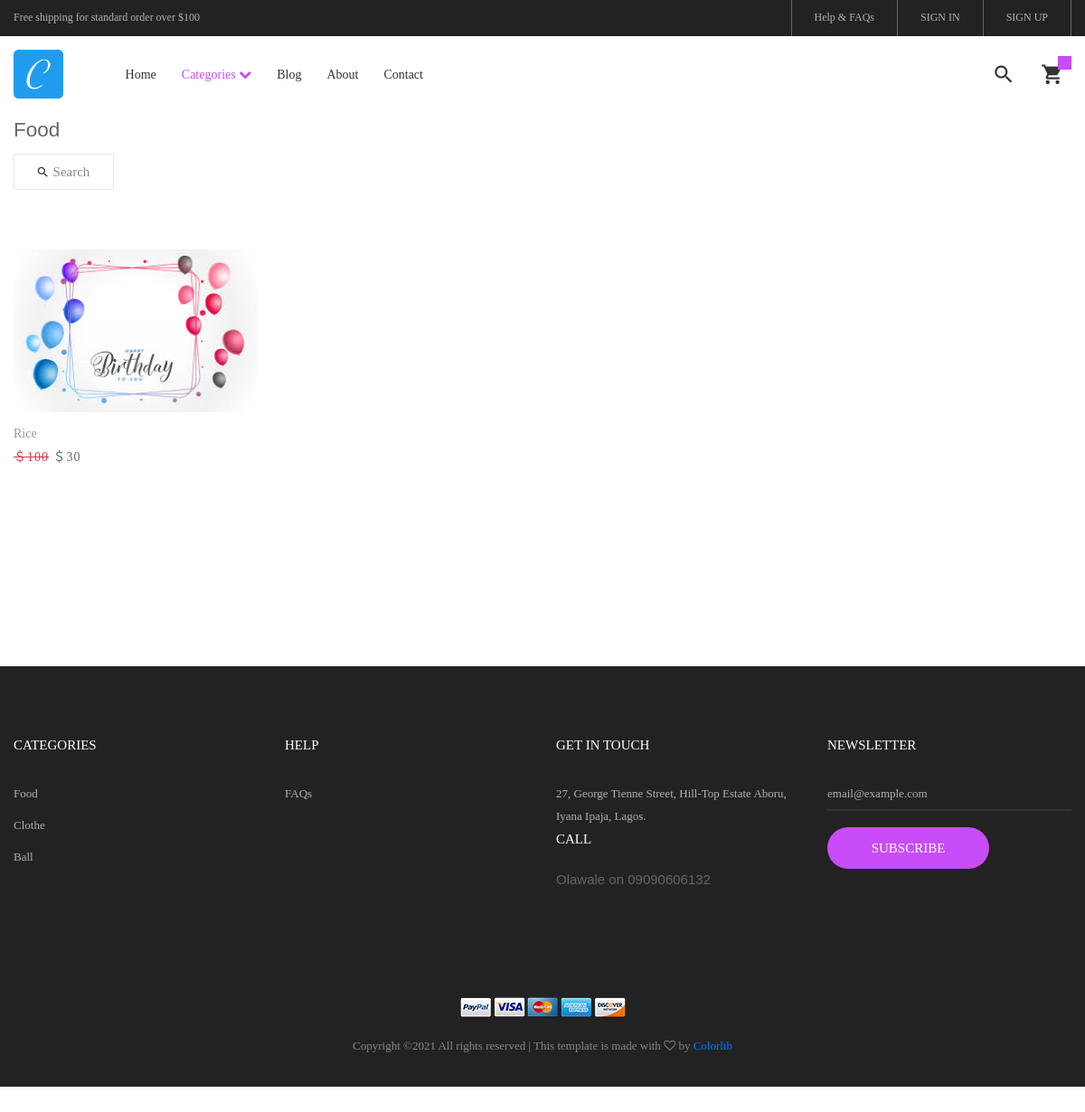
The page /site/categories/Food on the database its author committed.
### web/models.py (models this page shows, shortened)
class SiteDetail(models.Model):
    name = models.CharField(max_length = 100)
    logo = models.ImageField(upload_to = 'site_detail/images')
    favicon = models.ImageField(upload_to = 'site_detail/images')
    apple_icon = models.ImageField(upload_to = 'site_detail/images')
    address = models.TextField()
    site_email = models.EmailField()
    site_biography = models.TextField()
    site_mission = models.TextField()
    site_quote = models.TextField()
    site_quote_by = models.TextField()
    our_story_image = models.ImageField(upload_to = 'site_detail/images', blank = True)
    our_mission_image = models.ImageField(upload_to = 'site_detail/images', blank = True)

class Product(models.Model):
    currencies = (
        ('₦','naira'),
        ('＄','dollars'))
    name = models.CharField(max_length = 100)
    description = models.TextField()
    slug = models.SlugField()
    sale_currency = models.CharField(max_length = 6, choices = currencies)
    unit_price = models.CharField(max_length = 10)
    unit_discount_price = models.CharField(max_length = 10)
    quantity_available = models.CharField(max_length = 10)
    product_category = models.ManyToManyField(Categorie)
    upload_timestamp = models.DateTimeField(auto_now_add = True)
    objects = ProductManager()

class ProductPhoto(models.Model):
    product = models.ForeignKey(Product, on_delete = models.CASCADE)
    image = models.ImageField(upload_to = 'products/images')

class Categorie(models.Model):
    name = models.CharField(max_length = 40)
    image = models.ImageField(upload_to = 'category/images')
    slug = models.SlugField()
    class Meta:
        verbose_name_plural = "Categories"

class PhoneNumber(models.Model):
    name = models.CharField(max_length = 70)
    phone_number = models.CharField(max_length = 14)
    site = models.ForeignKey(SiteDetail, on_delete = models.CASCADE)

### web/views.py (the view)
# urls.py: path('categories/<str:category>', views.CategoryView.as_view(), name = 'product_categories'),
class CategoryView(View):
    def _fetch_category_product(self, category):
        get_category = Categorie.objects.get(name = category)
        get_products = Product.objects.filter(product_category = get_category)
        return get_products
    def get(self, request, **kwargs):
        fetch_category = kwargs['category']
        template = 'web/category.html'
        context = {}
        try:
            order = Order.objects.filter(user=request.user, ordered=False)
            if order.exists():
                context['cart'] = order[0]
            else:
                context['cart'] = order
        except:
            pass
        product_list = self._fetch_category_product(category = fetch_category)
        context['active_category'] = True
        context['current_category'] = fetch_category
        context['products'] = auto_paginate(request= request,queryset= product_list, paginate_by = 3)
        context['site_details'] = SiteDetail.objects.get()
        context['subscribeform'] = SubscribeForm()
        context['categories'] = Categorie.objects.all()
        return render(request, template, context)

### web/forms.py
class SubscribeForm(ModelForm):
	class Meta:
		model = Subscriber
		fields = '__all__'
		widgets = {
		'email': forms.EmailInput(attrs = {
			'class':'input1 bg-none plh1 stext-107 cl7',
			'placeholder':'email@example.com'
			})
		}

### web/models.py (called while the page is built)
    def get_queryset(self):
        return ProductQuerySet(self.model, using=self._db)

### web/views.py (called while the page is built)
def auto_paginate(queryset, request, get_arg = 'page',paginate_by = 10):
    page = request.GET.get(get_arg, 1)
    paginator = Paginator(queryset, paginate_by)
    try:
        return paginator.page(page)
    except PageNotAnInteger:
        return paginator.page(1)
    except EmptyPage:
        return paginator.page(paginator.num_pages)

### web/templates/web/category.html (shortened to what this page needs)
{% extends 'web/base.html' %}
{% load static %}
{% block container %}
<br><br><br>
	<div class="bg0 m-t-23 p-b-140">
		<div class="container">
			<div><h4>{{ current_category }}</h4></div>
			<div class="flex-w flex-sb-m p-b-52">
				<div class="flex-w flex-c-m m-tb-10">
					<div class="flex-c-m stext-106 cl6 size-105 bor4 pointer hov-btn3 trans-04 m-tb-4 js-show-search">
						<i class="icon-search cl2 m-r-6 fs-15 trans-04 zmdi zmdi-search"></i>
						Search
					</div>
				</div>
			</div>
			<div class="row isotope-grid">
				{% if products %}
				{% for product in products %}
				<div class="col-sm-6 col-md-4 col-lg-3 p-b-35 isotope-item {% for category in product.product_category.all %}{{ category.name }}{% endfor %}">
					<div class="block2">
						<div class="block2-pic hov-img0">
							<img src="/assets/{{ product.productphoto_set.all.0.image }}" alt="IMG-PRODUCT">
						</div>
						<div class="block2-txt flex-w flex-t p-t-14">
							<div class="block2-txt-child1 flex-col-l ">
								<a href="{% url 'web:product_detail' slug=product.slug %}" class="stext-104 cl4 hov-cl1 trans-04 js-name-b2 p-b-6">
									{{ product.name }}
								</a>
								<span class="stext-105 cl3">
									<del class="text-danger">{{product.sale_currency }}{{ product.unit_price }}</del> {{ product.sale_currency }}{{ product.unit_discount_price }}
								</span>
							</div>
						</div>
					</div>
				</div>
				{% endfor %}
				{% endif %}
			</div></div>
				<div class="flex-c-m flex-w w-full p-t-45">
			</div>
		</div>
{% endblock %}

### web/templates/web/base.html (shortened to what this page needs)
{% load static %}
<!DOCTYPE html>
<html lang="en">
<head>
	<link rel="stylesheet" type="text/css" href="{% static 'web/vendor/bootstrap/css/bootstrap.min.css' %}">
	<link rel="stylesheet" type="text/css" href="{% static 'web/fonts/font-awesome-4.7.0/css/font-awesome.min.css' %}">
	<link rel="stylesheet" type="text/css" href="{% static 'web/fonts/iconic/css/material-design-iconic-font.min.css' %}">
	<link rel="stylesheet" type="text/css" href="{% static 'web/fonts/linearicons-v1.0.0/icon-font.min.css' %}">
	<link rel="stylesheet" type="text/css" href="{% static 'web/vendor/animate/animate.css' %}">
	<link rel="stylesheet" type="text/css" href="{% static 'web/vendor/css-hamburgers/hamburgers.min.css' %}">
	<link rel="stylesheet" type="text/css" href="{% static 'web/vendor/animsition/css/animsition.min.css' %}">
	<link rel="stylesheet" type="text/css" href="{% static 'web/vendor/select2/select2.min.css' %}">
	<link rel="stylesheet" type="text/css" href="{% static 'web/vendor/daterangepicker/daterangepicker.css' %}">
	<link rel="stylesheet" type="text/css" href="{% static 'web/vendor/slick/slick.css' %}">
	<link rel="stylesheet" type="text/css" href="{% static 'web/vendor/MagnificPopup/magnific-popup.css' %}">
	<link rel="stylesheet" type="text/css" href="{% static 'web/vendor/perfect-scrollbar/perfect-scrollbar.css' %}">
	<link rel="stylesheet" type="text/css" href="{% static 'web/css/util.css' %}">
	<link rel="stylesheet" type="text/css" href="{% static 'web/css/main.css' %}">
</head>
<body class="animsition">
	<header>
		<div class="container-menu-desktop">
			<div class="top-bar">
				<div class="content-topbar flex-sb-m h-full container">
					<div class="left-top-bar">
						Free shipping for standard order over $100
					</div>
					<div class="right-top-bar flex-w h-full">
						<a href="{% url 'web:qa' %}" class="flex-c-m trans-04 p-lr-25">
							Help & FAQs
						</a>
						{% if user.is_authenticated %}
						<a href="{% url 'users:profile' user.id %}" class="flex-c-m trans-04 p-lr-25">
							My Account
						</a>
						<a href="{% url 'users:logout' %}" class="flex-c-m trans-04 p-lr-25">
							LOGOUT
						</a>
                    	{% else %}
                    	<a href="{% url 'users:login' %}" class="flex-c-m trans-04 p-lr-25">
							SIGN IN
						</a>
						<a href="{% url 'users:signup' %}" class="flex-c-m trans-04 p-lr-25">
							SIGN UP
						</a>
                    	{% endif %}
					</div>
				</div>
			</div>
			<div class="wrap-menu-desktop">
				<nav class="limiter-menu-desktop container">
					<a href="{% url 'web:web_index' %}" class="logo">
						<img src="/assets/{{ site_details.logo }}" alt="IMG-LOGO">
					</a>
					<div class="menu-desktop">
						<ul class="main-menu">
							<li class="{% if active_home %}active-menu{% endif %}">
								<a href="{% url 'web:web_index' %}">Home</a>
							</li>
							<li class="{% if active_category %}active-menu{% endif %}">
								<a href="#">Categories <i class="fa fa-chevron-down"></i></a>
							</li>
							<li class="{% if active_blog %}active-menu{% endif %}">
								<a href="{% url 'blog:blog_index' %}">Blog</a>
							</li>
							<li class="{% if active_about %}active-menu{% endif %}">
								<a href="{% url 'web:about' %}">About</a>
							</li>
							<li class="{% if active_contact %}active-menu{% endif %}">
								<a href="{% url 'web:contact' %}">Contact</a>
							</li>
						</ul>
					</div>
					<div class="wrap-icon-header flex-w flex-r-m">
						<div class="icon-header-item cl2 hov-cl1 trans-04 p-l-22 p-r-11 js-show-modal-search">
							<i class="zmdi zmdi-search"></i>
						</div>
						<div class="icon-header-item cl2 hov-cl1 trans-04 p-l-22 p-r-11 icon-header-noti js-show-cart" data-notify="{{ cart.orderitems.count }}">
							<i class="zmdi zmdi-shopping-cart"></i>
						</div>
					</div>
				</nav>
			</div>
		</div>
	</header>
	<div class="container">
            <div class="row">
                <div class="col"></div>
                <div class="col-md-6 col-sm-12">
                </div>
                <div class="col"></div>
            </div>
        </div>
{% block container %}<br><br><br><br><br><br><br><br><br>{% endblock %}
	<footer class="bg3 p-t-75 p-b-32">
		<div class="container">
			<div class="row">
				<div class="col-sm-6 col-lg-3 p-b-50">
					<h4 class="stext-301 cl0 p-b-30">
						Categories
					</h4>
					<ul>
						{% if categories %}
						{% for category in categories %}
						<li class="p-b-10">
							<a href="{% url 'web:product_categories' category=category.name %}" class="stext-107 cl7 hov-cl1 trans-04">
								{{ category.name }}
							</a>
						</li>
						{% endfor %}
						{% endif %}
					</ul>
				</div>
				<div class="col-sm-6 col-lg-3 p-b-50">
					<h4 class="stext-301 cl0 p-b-30">
						Help
					</h4>
					<ul>
						<li class="p-b-10">
							<a href="{% url 'web:qa' %}" class="stext-107 cl7 hov-cl1 trans-04">
								FAQs
							</a>
						</li>
					</ul>
				</div>
				<div class="col-sm-6 col-lg-3 p-b-50">
					<h4 class="stext-301 cl0 p-b-30">
						GET IN TOUCH
					</h4>
					<p class="stext-107 cl7 size-201">
						{{ site_details.address }}
					</p>
					<p class="stext-107 cl7 size-201">
						<h4 class="stext-301 cl0">Call</h4><br>
						{% if site_details.phonenumber_set.all %}
						<ul>
						{% for number in site_details.phonenumber_set.all %}
						<li>{{ number.name }} on {{ number.phone_number }}</li>
						{% endfor %}
						</ul>
						{% endif %}
					</p>
					<div class="p-t-27">
					</div>
				</div>
				<div class="col-sm-6 col-lg-3 p-b-50">
					<h4 class="stext-301 cl0 p-b-30">
						Newsletter
					</h4>
					<form method="POST" action="{% url 'web:subscribe' %}">
						<div class="wrap-input1 w-full p-b-4">
							{%if subscribeform %}
							{{ subscribeform.email }}
							{% endif %}
						</div>
						<div class="p-t-18">
							<button class="flex-c-m stext-101 cl0 size-103 bg1 bor1 hov-btn2 p-lr-15 trans-04" type="submit">
								Subscribe
							</button>
						</div>
					</form>
				</div>
			</div>
			<div class="p-t-40">
				<div class="flex-c-m flex-w p-b-18">
					<a href="#" class="m-all-1">
						<img src="images/icons/icon-pay-01.png" alt="ICON-PAY">
					</a>
					<a href="#" class="m-all-1">
						<img src="images/icons/icon-pay-02.png" alt="ICON-PAY">
					</a>
					<a href="#" class="m-all-1">
						<img src="images/icons/icon-pay-03.png" alt="ICON-PAY">
					</a>
					<a href="#" class="m-all-1">
						<img src="images/icons/icon-pay-04.png" alt="ICON-PAY">
					</a>
					<a href="#" class="m-all-1">
						<img src="images/icons/icon-pay-05.png" alt="ICON-PAY">
					</a>
				</div>
				<p class="stext-107 cl6 txt-center">
Copyright &copy;<script>document.write(new Date().getFullYear());</script> All rights reserved | This template is made with <i class="fa fa-heart-o" aria-hidden="true"></i> by <a href="https://colorlib.com" target="_blank">Colorlib</a>
				</p>
			</div>
		</div>
	</footer>
</body>
</html>

### web/static/web/css/main.css (style rules this page uses)
.container { max-width: 1380px; }
@media (max-width: 1600px) { .container { max-width: 1200px; } }
.container-menu-desktop { height: auto; width: 100%; position: relative; -webkit-transition: all 0.3s; -o-transition: all 0.3s; -moz-transition: all 0.3s; transition: all 0.3s; }
.top-bar { height: 40px; background-color: #222; }
.left-top-bar { font-family: Poppins-Regular; font-size: 12px; line-height: 1.8; color: #b2b2b2; }
.right-top-bar a { font-family: Poppins-Regular; font-size: 12px; line-height: 1.8; height: 100%; color: #b2b2b2; border-right: 1px solid rgba(255,255,255,0.3); }
.right-top-bar a:first-child { border-left: 1px solid rgba(255,255,255,0.3); }
.wrap-menu-desktop { position: fixed; z-index: 1100; background-color: transparent; width: 100%; height: 84px; top: 40px; left: 0px; -webkit-transition: height 0.3s, background-color 0.3s; -o-transition: height 0.3s, background-color 0.3s; -moz-transition: height 0.3s, background-color 0.3s; transition: height 0.3s, background-color 0.3s; }
.limiter-menu-desktop { height: 100%; display: -webkit-box; display: -webkit-flex; display: -moz-box; display: -ms-flexbox; display: flex; align-items: center; background-color: transparent; }
.logo { display: -webkit-box; display: -webkit-flex; display: -moz-box; display: -ms-flexbox; display: flex; align-items: center; height: 65%; margin-right: 55px; }
.logo img { max-width: 100%; max-height: 100%; }
.menu-desktop { display: -webkit-box; display: -webkit-flex; display: -moz-box; display: -ms-flexbox; display: flex; align-items: center; height: 100%; }
.main-menu { list-style-type: none; margin: 0; display: -webkit-box; display: -webkit-flex; display: -moz-box; display: -ms-flexbox; display: flex; align-items: center; }
.main-menu > li { display: block; position: relative; padding: 20px 10px 20px 0px; margin: 0px 4px 0px 14px; }
.main-menu > li > a { font-family: Poppins-Medium; font-size: 14px; color: #333; padding: 5px 0px; transition: all 0.4s; -webkit-transition: all 0.4s; -o-transition: all 0.4s; -moz-transition: all 0.4s; }
.wrap-icon-header { flex-grow: 1; }
.icon-header-item { position: relative; font-size: 26px; line-height: 1; cursor: pointer; }
.icon-header-noti::after { content: attr(data-notify); font-family: Poppins-Regular; font-size: 12px; color: #fff; line-height: 15px; text-align: center; display: block; position: absolute; top: -7px; right: 0; min-width: 15px; height: 15px; padding: 0 3px; background-color: #c84cf8; }
.main-menu > li.active-menu > a { color: #c84cf8; }
.block2-pic { position: relative; }
.block2-txt-child1 { width: calc(100% - 30px); }
.cl0 { color: #fff; }
.cl2 { color: #333; }
.cl3 { color: #666; }
.cl4 { color: #999; }
.cl6 { color: #888; }
.cl7 { color: #b2b2b2; }
.stext-101 { font-family: Poppins-Medium; font-size: 15px; line-height: 1.466667; text-transform: uppercase; }
.stext-104 { font-family: Poppins-Regular; font-size: 14px; line-height: 1.466667; }
.stext-105 { font-family: Poppins-Regular; font-size: 14px; line-height: 1.466667; letter-spacing: 1px; }
.stext-106 { font-family: Poppins-Regular; font-size: 15px; line-height: 1.2; }
.stext-107 { font-family: Poppins-Regular; font-size: 13px; line-height: 1.923; }
.stext-301 { font-family: Montserrat-Bold; font-size: 15px; line-height: 1.6; text-transform: uppercase; }
.size-103 { min-width: 179px; height: 46px; }
.size-105 { min-width: 111px; height: 40px; }
.size-201 { max-width: 270px; }
.bg-none { background-color: transparent; }
.bg0 { background-color: #fff; }
.bg1 { background-color: #c84cf8; }
.bg3 { background-color: #222; }
.bor1 { border-radius: 23px; }
.bor4 { border: 1px solid #e6e6e6; border-radius: 3px; }
.wrap-input1 { position: relative; border-bottom: 2px solid rgba(204,204,204, 0.1); }
.input1 { background-color: transparent; width: 100%; }
.hov-img0 { display: block; overflow: hidden; }
.hov-img0 img { width: 100%; -webkit-transition: transform 0.9s ease; -o-transition: transform 0.9s ease; -moz-transition: transform 0.9s ease; transition: transform 0.9s ease; }

### rows shown on the page
SiteDetail: logo (picture), address "27, George Tienne Street, Hill-Top Estate Aboru, Iyana Ipaja, Lagos."
Product: productphoto_set.all.0.image (picture), name "Rice", sale_currency "＄", unit_price "100", unit_discount_price "30"
Categorie: name "Food"
Categorie: name "Clothe"
Categorie: name "Ball"
PhoneNumber: name "Olawale", phone_number "09090606132"

### other values the page prints
{{ current_category }} "Food"
